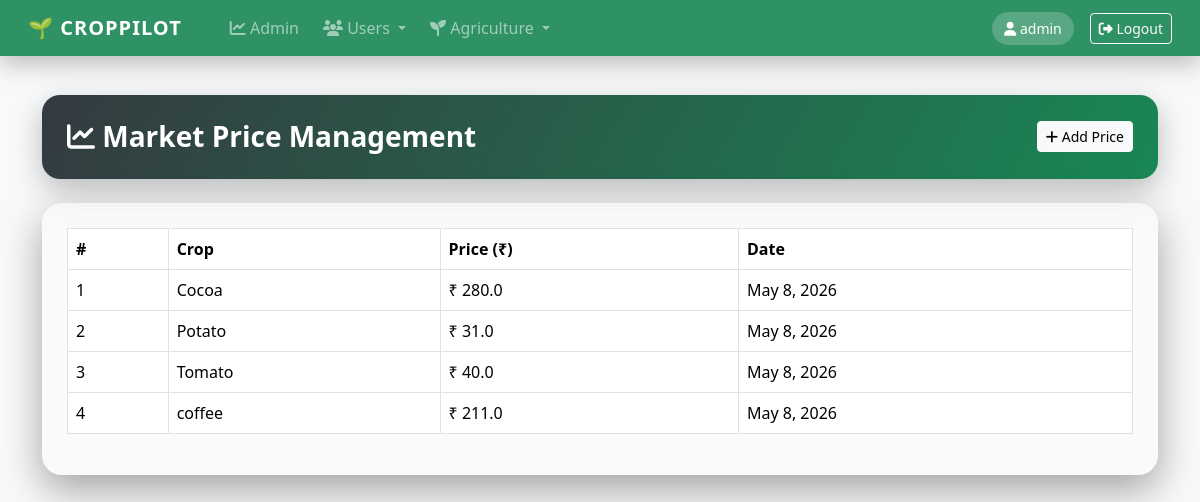
The page /adminpanel/market-prices/ (signed in) on the database its author committed.
### croppilot_app/models.py (models this page shows, shortened)
class MarketPrice(models.Model):
    crop = models.ForeignKey(Crop, on_delete=models.CASCADE)
    price = models.FloatField()
    date = models.DateField(auto_now_add=True)

class Crop(models.Model):
    name = models.CharField(max_length=100)
    user = models.ForeignKey(User, on_delete=models.CASCADE, related_name="crop",null=True ,blank=True)
    suitable_soil = models.CharField(max_length=100,null=True ,blank=True)
    season = models.CharField(max_length=50,null=True ,blank=True)
    created_at = models.DateTimeField(auto_now_add=True, null=True, blank=True)

### croppilot_app/views.py (the view, shortened to what this page needs)
@role_required(allowed_roles=['admin'])
def manage_market_prices(request):
    return render(request, 'adminpanel/market_prices.html', {
        'prices': MarketPrice.objects.all(),
        'crops': Crop.objects.all()
    })

### templates/adminpanel/market_prices.html (shortened to what this page needs)
{% extends 'base.html' %}
{% block content %}
<div class="page-header mb-4 d-flex justify-content-between align-items-center">
  <h3 class="fw-bold mb-0">
    <i class="fas fa-chart-line"></i> Market Price Management
  </h3>
  <button class="btn btn-light btn-sm"
          data-bs-toggle="modal"
          data-bs-target="#addPriceModal">
    <i class="fas fa-plus"></i> Add Price
  </button>
</div>
<div class="glass-card p-4">
  <div class="table-responsive">
    <table class="table table-bordered align-middle">
      <thead>
        <tr>
          <th>#</th>
          <th>Crop</th>
          <th>Price (₹)</th>
          <th>Date</th>
        </tr>
      </thead>
      <tbody>
        {% for p in prices %}
        <tr>
          <td>{{ forloop.counter }}</td>
          <td>{{ p.crop.name }}</td>
          <td>₹ {{ p.price }}</td>
          <td>{{ p.date }}</td>
        </tr>
        {% empty %}
        <tr>
          <td colspan="4" class="text-center text-muted">
            No market price data available
          </td>
        </tr>
        {% endfor %}
      </tbody>
    </table>
  </div>
</div>
{% endblock %}

### templates/base.html (shortened to what this page needs)
<!DOCTYPE html>
<html lang="en">
<head>
<link href="https://cdn.jsdelivr.net/npm/bootstrap@5.3.2/dist/css/bootstrap.min.css" rel="stylesheet">
<link href="https://cdnjs.cloudflare.com/ajax/libs/font-awesome/6.5.1/css/all.min.css" rel="stylesheet">
</head>
<body class="bg-light">
<nav class="navbar navbar-expand-lg navbar-dark navbar-custom glass-nav fixed-top px-3">
  <div class="container-fluid">
    <a class="navbar-brand" href="/">
      🌱 CROPPILOT
    </a>
    <div class="collapse navbar-collapse" id="mainNavbar">
      <ul class="navbar-nav me-auto mb-2 mb-lg-0">
        {% if user.is_authenticated %}
          <li class="nav-item">
            <a class="nav-link" href="#">
            </a>
          </li>
          {% if user.profile.role == 'farmer' %}
            <li class="nav-item"><a class="nav-link" href="/farmer/dashboard/"><i class="fas fa-seedling"></i> Dashboard</a></li>
            <li class="nav-item"><a class="nav-link" href="/farmer/disease/"><i class="fas fa-leaf"></i> Disease</a></li>
            <li class="nav-item"><a class="nav-link" href="/farmer/query/"><i class="fas fa-comments"></i> Ask Officer</a></li>
            <li class="nav-item"><a class="nav-link" href="/farmer/replies/"><i class="fas fa-reply"></i> Replies</a></li>
            <li class="nav-item"><a class="nav-link" href="/farmer/smart-soil/"><i class="fas fa-brain"></i> Smart Soil</a></li>
            <li class="nav-item"><a class="nav-link" href="/farmer/market-prices/"><i class="fas fa-rupee-sign"></i> Prices</a></li>
            <li class="nav-item"><a class="nav-link" href="/farmer/feedback/"><i class="fas fa-star"></i> Feedback</a></li>
          {% elif user.profile.role == 'officer' %}
            <li class="nav-item"><a class="nav-link" href="/officer/dashboard/"><i class="fas fa-user-tie"></i> Officer Dashboard</a></li>
          {% elif user.profile.role == 'admin' or user.is_superuser %}
            <li class="nav-item"><a class="nav-link" href="/adminpanel/dashboard/"><i class="fas fa-chart-line"></i> Admin</a></li>
            <li class="nav-item dropdown">
              <a class="nav-link dropdown-toggle" data-bs-toggle="dropdown">
                <i class="fas fa-users"></i> Users
              </a>
            </li>
            <li class="nav-item dropdown">
              <a class="nav-link dropdown-toggle" data-bs-toggle="dropdown">
                <i class="fas fa-seedling"></i> Agriculture
              </a>
            </li>
          {% endif %}
        {% endif %}
      </ul>
      {% if user.is_authenticated %}
        <span class="user-badge text-white me-3">
          <i class="fas fa-user"></i> {{ user.username }}
        </span>
        <a href="/logout/" class="btn btn-outline-light btn-sm">
          <i class="fas fa-sign-out-alt"></i> Logout
        </a>
      {% endif %}
    </div>
  </div>
</nav>
<div class="container page-container">
  {% block content %}{% endblock %}
</div>
</body>
</html>

### templates/base.html (style rules this page uses)
.navbar-custom { background: linear-gradient(120deg, #0f5132, #198754); box-shadow: 0 8px 25px rgba(0,0,0,.25); }
.glass-nav { backdrop-filter: blur(10px); background: rgba(25, 135, 84, 0.9); }
.navbar-brand { font-weight: 800; letter-spacing: 1px; }
.nav-link { font-weight: 500; margin-right: 8px; transition: 0.3s; }
.user-badge { background: rgba(255,255,255,.2); padding: 6px 12px; border-radius: 20px; font-size: 14px; }
.page-container { margin-top: 95px; }

### templates/adminpanel/market_prices.html (style rules this page uses)
.page-header { background: linear-gradient(120deg,#343a40,#198754); border-radius: 18px; padding: 25px; color: white; box-shadow: 0 10px 30px rgba(0,0,0,.25); }
.glass-card { background: rgba(255,255,255,.15); backdrop-filter: blur(14px); border-radius: 20px; border: 1px solid rgba(255,255,255,.25); box-shadow: 0 15px 40px rgba(0,0,0,.35); }
.table thead { background:#198754; color:white; }

### rows shown on the page
MarketPrice: crop.name "Cocoa", price "280.0", date "May 8, 2026"
MarketPrice: crop.name "Potato", price "31.0", date "May 8, 2026"
MarketPrice: crop.name "Tomato", price "40.0", date "May 8, 2026"
MarketPrice: crop.name "coffee", price "211.0", date "May 8, 2026"

### other values the page prints
{{ user.username }} "admin"
